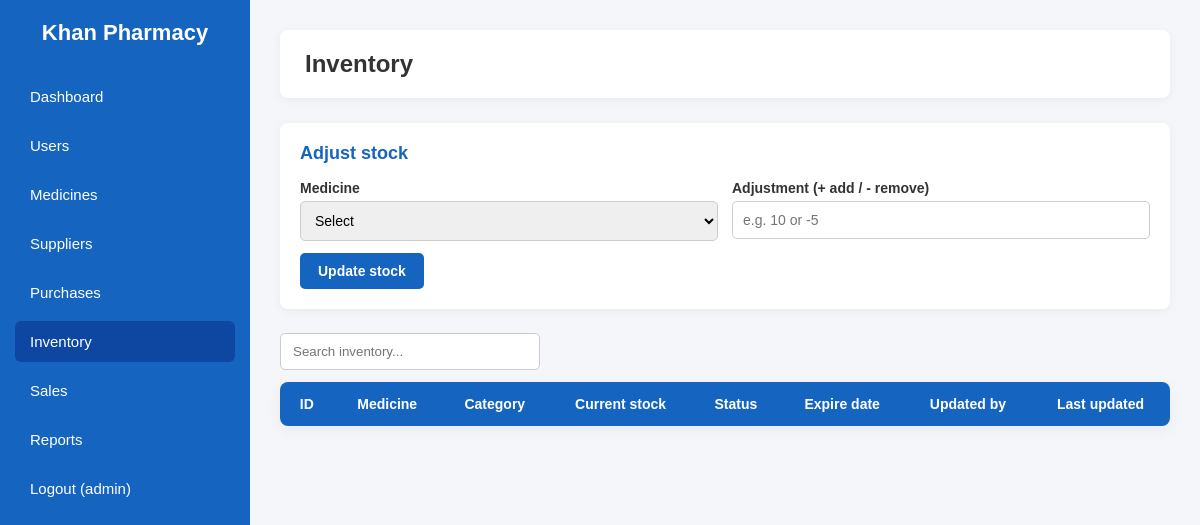
Page /inventory.php (signed in) on the earlier database version.
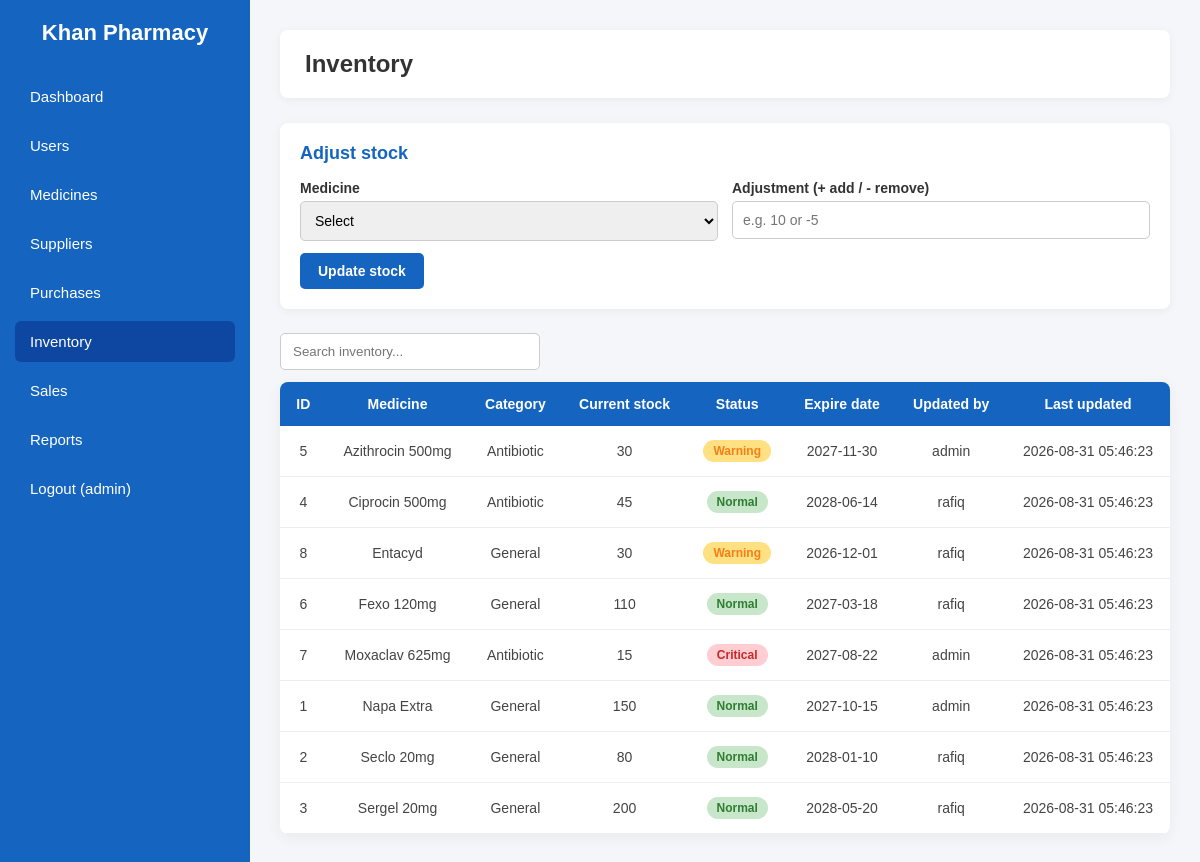
Same page on the later database version.
### tables this page shows
CREATE TABLE `inventory` (
    `inventory_id` INT AUTO_INCREMENT PRIMARY KEY,
    `medicine_id` INT NOT NULL UNIQUE,
    `current_stock` INT NOT NULL DEFAULT 0,
    `stock_status` ENUM('Normal', 'Warning', 'Critical') NOT NULL DEFAULT 'Normal',
    `updated_by` INT DEFAULT NULL,
    `updated_at` TIMESTAMP DEFAULT CURRENT_TIMESTAMP ON UPDATE CURRENT_TIMESTAMP,
    CONSTRAINT `fk_inventory_medicine` FOREIGN KEY (`medicine_id`) REFERENCES `medicines`(`medicine_id`) ON DELETE CASCADE,
    CONSTRAINT `fk_inventory_user` FOREIGN KEY (`updated_by`) REFERENCES `users`(`user_id`) ON DELETE SET NULL
);

CREATE TABLE `medicines` (
    `medicine_id` INT AUTO_INCREMENT PRIMARY KEY,
    `medicine_name` VARCHAR(100) NOT NULL,
    `company_name` VARCHAR(100) NOT NULL,
    `category` VARCHAR(50) NOT NULL DEFAULT 'General',
    `purchase_price` DECIMAL(10, 2) NOT NULL DEFAULT 0.00,
    `expire_date` DATE NOT NULL,
    `manufacture_date` DATE NOT NULL,
    `supplier_id` INT DEFAULT NULL,
    `sale_price` DECIMAL(10, 2) NOT NULL,
    `batch_number` VARCHAR(50) NOT NULL DEFAULT '',
    CONSTRAINT `fk_medicine_supplier` FOREIGN KEY (`supplier_id`) REFERENCES `suppliers`(`supplier_id`) ON DELETE SET NULL
);

CREATE TABLE `users` (
    `user_id` INT AUTO_INCREMENT PRIMARY KEY,
    `username` VARCHAR(50) NOT NULL UNIQUE,
    `password` VARCHAR(255) NOT NULL,
    `role` ENUM('Admin', 'Pharmacist', 'Employee') NOT NULL,
    `email` VARCHAR(100) NOT NULL UNIQUE
);

### includes/auth.php (called while the page is built, shortened)
<?php
function h($text)
{
    return htmlspecialchars((string) $text, ENT_QUOTES, "UTF-8");
}

### inventory.php (the view, shortened to what this page needs)
<?php
require_once "includes/db.php";
require_once "includes/auth.php";
$rows = $conn->query(
    "SELECT i.*, m.medicine_name, m.category, m.expire_date, u.username AS updated_by_name
     FROM inventory i
     JOIN medicines m ON i.medicine_id = m.medicine_id
     LEFT JOIN users u ON i.updated_by = u.user_id
     ORDER BY m.medicine_name"
)->fetch_all(MYSQLI_ASSOC);
require_once "includes/header.php";
?>
<div class="card">
    <h2>Adjust stock</h2>
    <form method="post">
        <div class="form-row">
            <div class="form-group">
                <label>Medicine</label>
                <select name="medicine_id" required>
                    <option value="">Select</option>
                </select>
            </div>
            <div class="form-group">
                <label>Adjustment (+ add / - remove)</label>
                <input type="number" name="adjustment" required placeholder="e.g. 10 or -5">
            </div>
        </div>
        <div class="form-actions">
            <button type="submit" class="save-btn">Update stock</button>
        </div>
    </form>
</div>
<input type="text" class="search-box" data-table="data-table" placeholder="Search inventory...">
<table id="data-table">
    <thead>
        <tr>
            <th>ID</th>
            <th>Medicine</th>
            <th>Category</th>
            <th>Current stock</th>
            <th>Status</th>
            <th>Expire date</th>
            <th>Updated by</th>
            <th>Last updated</th>
        </tr>
    </thead>
    <tbody>
        <?php foreach ($rows as $row) { ?>
        <tr>
            <td><?php echo (int) $row["inventory_id"]; ?></td>
            <td><?php echo h($row["medicine_name"]); ?></td>
            <td><?php echo h($row["category"]); ?></td>
            <td><?php echo (int) $row["current_stock"]; ?></td>
            <td><span class="badge badge-<?php echo strtolower($row["stock_status"]); ?>"><?php echo h($row["stock_status"]); ?></span></td>
            <td><?php echo h($row["expire_date"]); ?></td>
            <td><?php echo h($row["updated_by_name"] ?? ""); ?></td>
            <td><?php echo h($row["updated_at"]); ?></td>
        </tr>
        <?php } ?>
    </tbody>
</table>
<?php require_once "includes/footer.php"; ?>

Differences in the rows shown:
added inventory: inventory_id "5", medicine.medicine_name "Azithrocin 500mg", medicine.category "Antibiotic", current_stock "30", stock_status "Warning", medicine.expire_date "2027-11-30", updated_by.username "admin", updated_at "2026-08-31 05:46:23"
added inventory: inventory_id "4", medicine.medicine_name "Ciprocin 500mg", medicine.category "Antibiotic", current_stock "45", stock_status "Normal", medicine.expire_date "2028-06-14", updated_by.username "rafiq", updated_at "2026-08-31 05:46:23"
added inventory: inventory_id "8", medicine.medicine_name "Entacyd", medicine.category "General", current_stock "30", stock_status "Warning", medicine.expire_date "2026-12-01", updated_by.username "rafiq", updated_at "2026-08-31 05:46:23"
added inventory: inventory_id "6", medicine.medicine_name "Fexo 120mg", medicine.category "General", current_stock "110", stock_status "Normal", medicine.expire_date "2027-03-18", updated_by.username "rafiq", updated_at "2026-08-31 05:46:23"
added inventory: inventory_id "7", medicine.medicine_name "Moxaclav 625mg", medicine.category "Antibiotic", current_stock "15", stock_status "Critical", medicine.expire_date "2027-08-22", updated_by.username "admin", updated_at "2026-08-31 05:46:23"
added inventory: inventory_id "1", medicine.medicine_name "Napa Extra", medicine.category "General", current_stock "150", stock_status "Normal", medicine.expire_date "2027-10-15", updated_by.username "admin", updated_at "2026-08-31 05:46:23"
added inventory: inventory_id "2", medicine.medicine_name "Seclo 20mg", medicine.category "General", current_stock "80", stock_status "Normal", medicine.expire_date "2028-01-10", updated_by.username "rafiq", updated_at "2026-08-31 05:46:23"
added inventory: inventory_id "3", medicine.medicine_name "Sergel 20mg", medicine.category "General", current_stock "200", stock_status "Normal", medicine.expire_date "2028-05-20", updated_by.username "rafiq", updated_at "2026-08-31 05:46:23"
